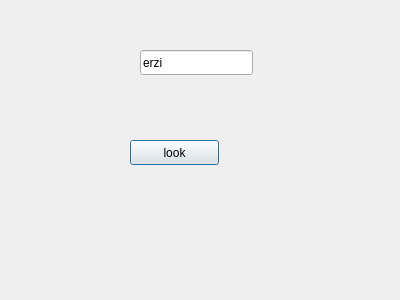
<?xml version="1.0" encoding="UTF-8"?>
<ui version="4.0">
 <class>child</class>
 <widget class="QDialog" name="child">
  <property name="geometry">
   <rect>
    <x>0</x>
    <y>0</y>
    <width>400</width>
    <height>300</height>
   </rect>
  </property>
  <property name="windowTitle">
   <string>Dialog</string>
  </property>
  <widget class="QLineEdit" name="lineEdit">
   <property name="geometry">
    <rect>
     <x>140</x>
     <y>50</y>
     <width>113</width>
     <height>25</height>
    </rect>
   </property>
   <property name="text">
    <string>erzi</string>
   </property>
  </widget>
  <widget class="QPushButton" name="pushButton">
   <property name="geometry">
    <rect>
     <x>130</x>
     <y>140</y>
     <width>89</width>
     <height>25</height>
    </rect>
   </property>
   <property name="text">
    <string>look</string>
   </property>
  </widget>
 </widget>
 <resources/>
 <connections/>
</ui>
